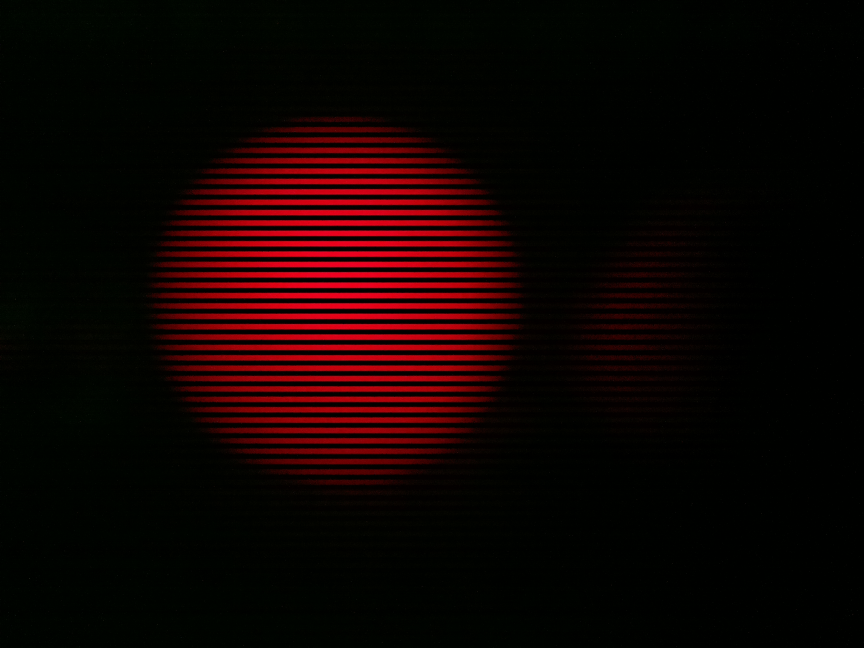
#> input picture image.jpg, 2592 x 1944 px (shown at 1/3 size)
$ jupyter execute 20200719_raspberry_vlc.ipynb
#> lines starting #> are read from the running program, lines starting #| are printed output that depends on the picture; after the words box and inside, x2 and y2 are one past the last pixel; in counts of white or black regions, pixels touching at a corner belong together
[cell 1]
#coding:utf-8
from PIL import Image
import matplotlib.pyplot as plt
import numpy as np
import sys, cv2
from numpy.core.numerictypes import ScalarType

#Jupyterでインライン表示するための宣言
#%matplotlib inline

[cell 2]
#画像の読み込み
im = cv2.imread("./image.jpg")
#> im is the input picture: shape (1944, 2592, 3); mean B, G, R 1.3, 2.7, 17.1
plt.imshow(im)
plt.show()
print(type(im))
#| <class 'numpy.ndarray'>
print(im.shape[:2])
#| (1944, 2592)
print(type(im.shape[:2]))
#| <class 'tuple'>
width,height = im.shape[:2]
#> width = 1944; height = 2592
SCALE = 0.4 # 画像のリサイズ

[cell 3]
#画像のリサイズ
im_resize = cv2.resize(im,(int(height*SCALE),int(width*SCALE)))
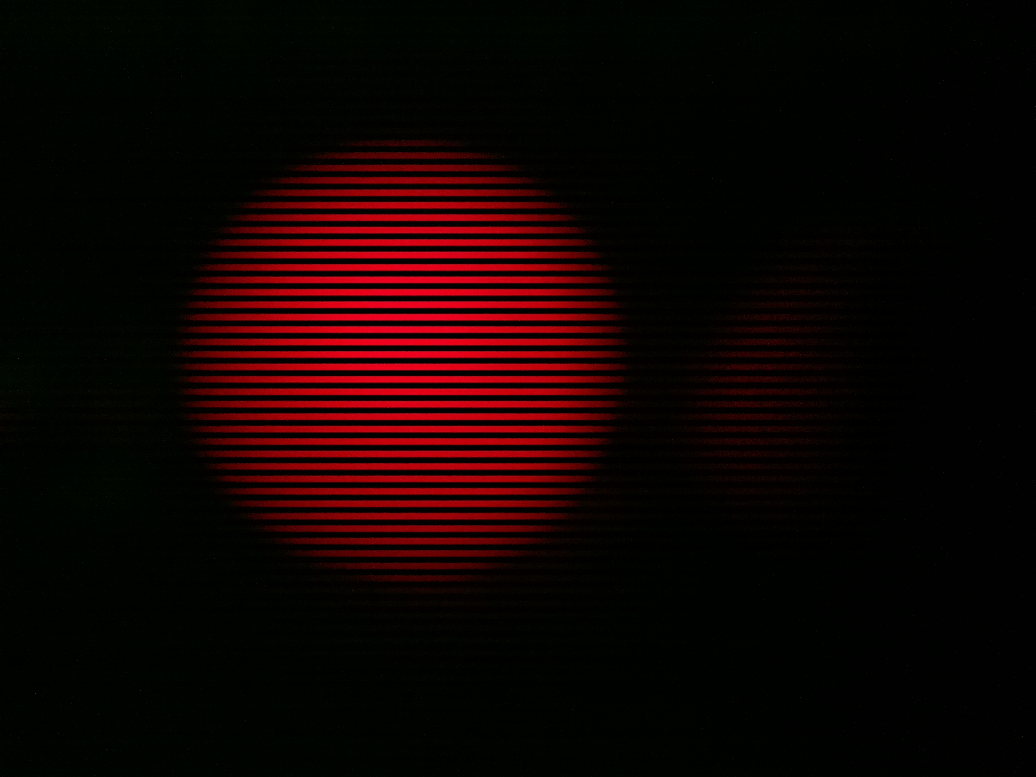
#> im_resize: shape (777, 1036, 3); mean B, G, R 1.3, 2.6, 17.1
#画像のグレースケール化
im_gray = cv2.cvtColor(im_resize,cv2.COLOR_BGR2GRAY)
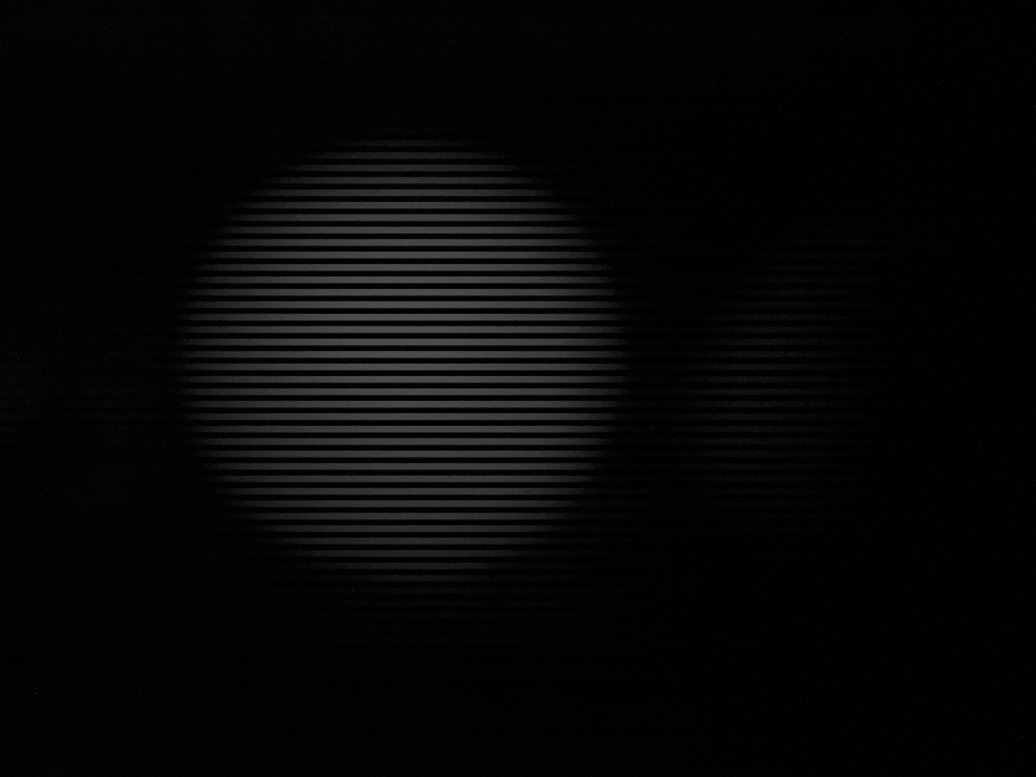
#> im_gray: shape (777, 1036); min 0, max 80, mean 6.8
#画像の二値化
TH = 60 #今はまだ手動
ret, im_gray_th = cv2.threshold(im_gray,TH,255,cv2.THRESH_BINARY)
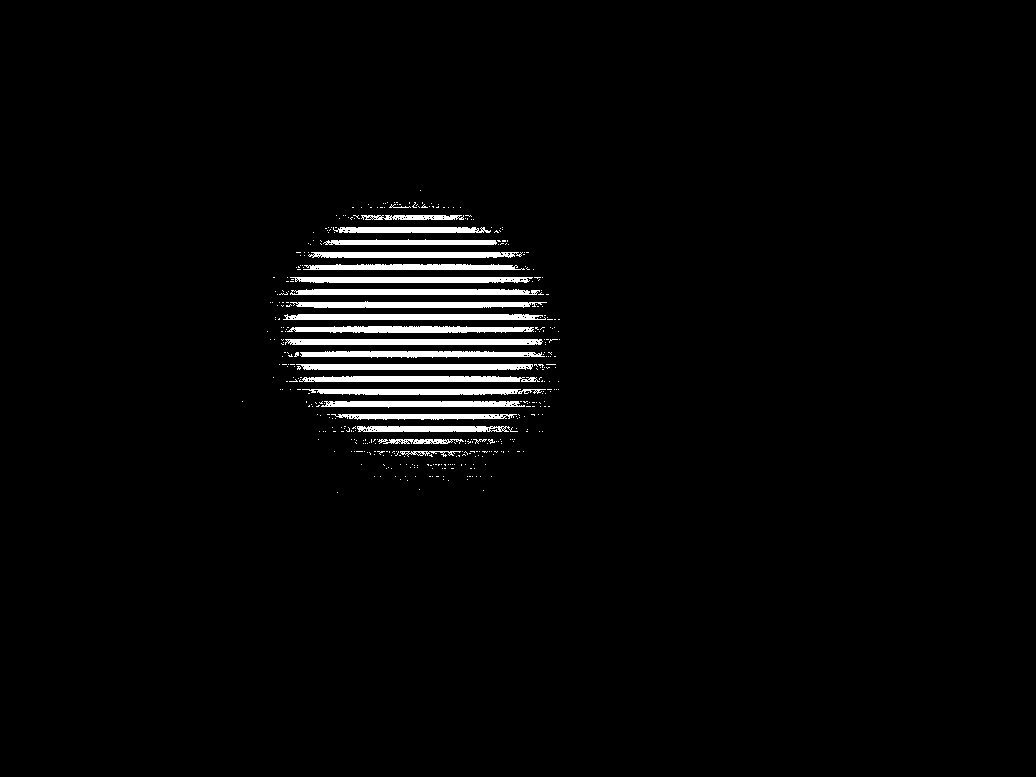
#> im_gray_th: shape (777, 1036); 2.8% white; 413 white regions (391 under 20 px), largest, box (x1, y1, x2, y2) and area: (285, 339, 543, 345) 1513, (283, 314, 546, 320) 1490, (290, 289, 540, 295) 1403
#> ret = 60
#cv2.imshow('image',im_gray)
plt.imshow(im_gray_th)
plt.show()
plt.imshow(im_resize)
plt.show()

[cell 4]
#画像をarrayに変換
im_list = np.asarray(im_gray_th)#二次元配列に変換
#im_list
plt.imshow(im_list.T)
plt.show()
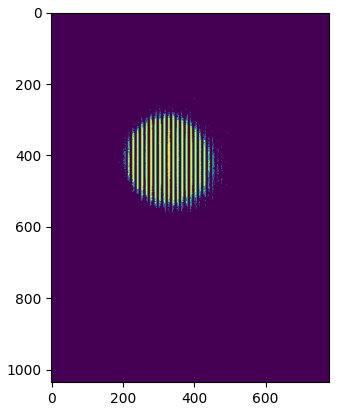
#> figure drawn by matplotlib, 1 panel

[cell 5]
#画像を積分
sig_col=np.sum(im_list,axis=1)#列方向に足し合わせる
#> sig_col = 777 values, max 70380 at index 319, min 0 at index 0, mean 7339.2
#sig_row=np.sum(im_list,axis=0)#行方向に足し合わせる
max_sig = max(sig_col)
#> max_sig = 70380
max_sig
min_sig = min(sig_col)
#> min_sig = 0
min_sig
sig_col.mean()
#貼り付け
plt.plot(sig_col)
plt.show()
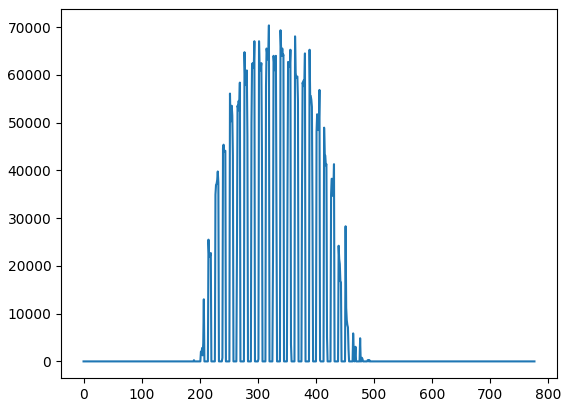
#> figure drawn by matplotlib, 1 panel; curve peaks at x = 319, y = 70380
#表示
#plt.plot(sig_row)
#plt.show()

[cell 6]
#波形の正規化
sig_norm = sig_col
#> sig_norm has the same summary as sig_col
for i in range(sig_norm.size):
    if(sig_norm[i] > 0):#値が0以上であれば正規化
         sig_norm[i] = 1
    else:
        sig_norm[i] = 0
#> after the loop, sig_norm = 777 values, max 1 at index 190, min 0 at index 0, mean 0.179
plt.plot(sig_norm)
#sig_norm
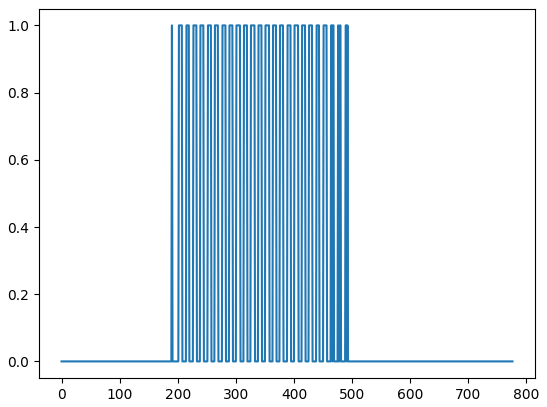
#> figure drawn by matplotlib, 1 panel; curve peaks at x = 190, y = 1

[cell 7]
#波形の切り出し
index_st = 180 #まだ手動
index_ed = 500 #まだ手動
sig_crip = sig_norm[index_st:index_ed:1]
#> sig_crip = 320 values, max 1 at index 10, min 0 at index 0, mean 0.434
plt.plot(sig_crip)
plt.show()
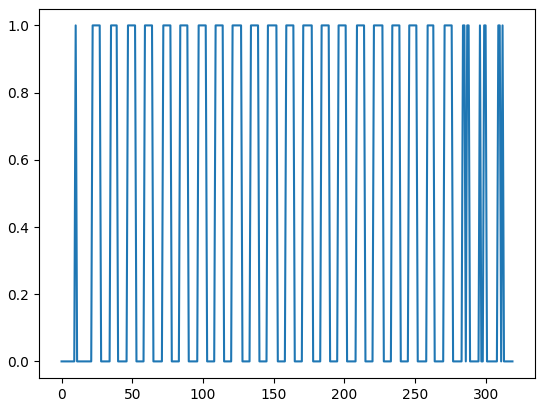
#> figure drawn by matplotlib, 1 panel; curve peaks at x = 10, y = 1
